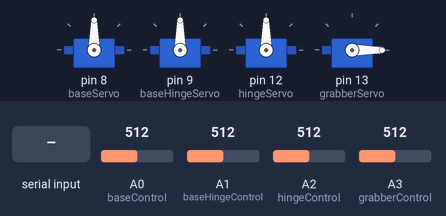
This program was run on a simulated Arduino Uno, built with avr-gcc and run on an emulated ATmega328P. Parts: 4 × servo. Inputs (shaded band) come from the test bench; at power-on: A0 (baseControl) = 512, A1 (baseHingeControl) = 512, A2 (hingeControl) = 512, A3 (grabberControl) = 512.

Above: at 1.2 s.
1.3 s: A0 (baseControl) set to 529
At 1.82 s:
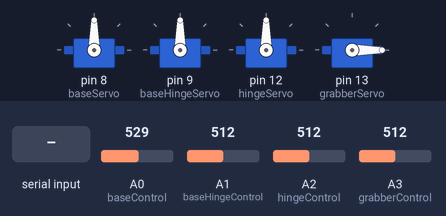
4.3 s: A1 (baseHingeControl) set to 716
At 4.81 s:
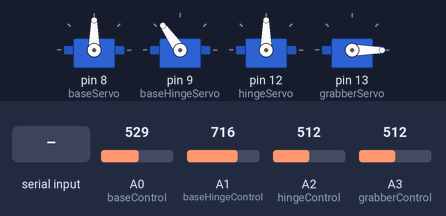
7.3 s: A2 (hingeControl) set to 716
10.3 s: A3 (grabberControl) set to 306
13.3 s: A1 (baseHingeControl) set to 992
At 13.48 s:
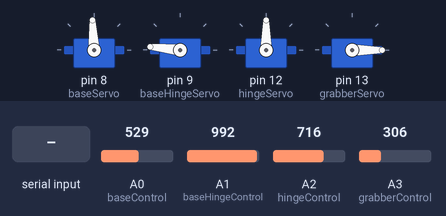
16.3 s: "PC_CONNECT" received over Serial
At 17.1 s:
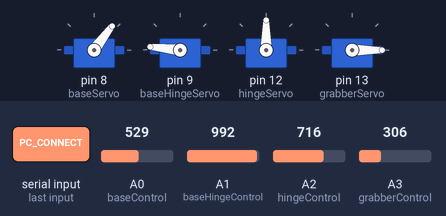
Timing chart, 0 to 20.3 s (numbered marks = the images above; inputs shaded):
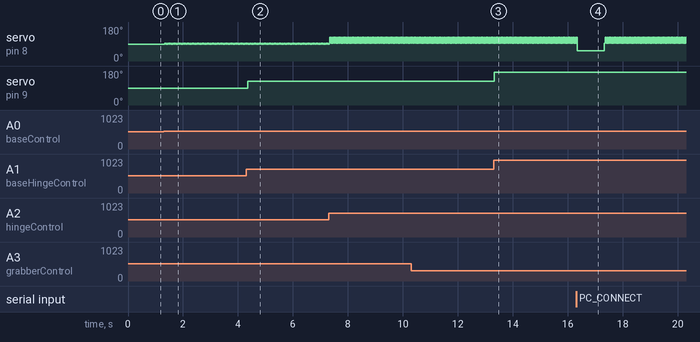

The program:

main.cpp
```cpp
#include <Arduino.h>
#include <Servo.h>
#include <math.h>


// Servo objects for controlling the position
Servo baseServo;
Servo baseHingeServo;
Servo hingeServo;
Servo grabberServo;

// Potentiometer pin positions
int baseControl = A0;
int baseHingeControl = A1;
int hingeControl = A2;
int grabberControl = A3;

// Default angle for servos
int defaultAngle = 90;

int baseCurr = 90;
int baseHingeCurr = 90;
int hingeCurr = 90;
int grabberCurr = 0;

bool shouldUseKeyboard = false;
bool pcConnected = false;

void setup() {

    // Initial Setup
    Serial.begin(9600);
    baseServo.attach(8);
    baseHingeServo.attach(9);
    hingeServo.attach(12);
    grabberServo.attach(13);

    // Set servo roations to a default of 90 degrees
    baseServo.write(defaultAngle);
    baseHingeServo.write(defaultAngle);
    hingeServo.write(defaultAngle);
    grabberServo.write(0);

}

// Check for changes
void checkForUpdates(){
    if (Serial.available() < 1) return;
    const char* str = Serial.readString().c_str();
    Serial.write(str);

    if (str == "PC_CONNECT"){
        pcConnected = true;
    }
    else if (str == "PC_DISCONNECT"){
        pcConnected = false;
    }
    else if (str == "USE_KEYBOARD_ON"){
        shouldUseKeyboard = true;
    }
    else if (str == "USE_KEYBOARD_OFF"){
        shouldUseKeyboard = false;
    }
}

// Check for keyboard input
char keyboardInput(){
    if(Serial.available() > 0){
        char key_input = Serial.read();
        Serial.println("Input: " + key_input);
        return key_input;
    }
    return '+';
}

void loop() {

    checkForUpdates();

    if (shouldUseKeyboard){
        // Keyboard Control
        char control = keyboardInput();
        switch(control){
            // Rotate base hinge forward
            case 'w':
                baseHingeCurr--;
                baseHingeServo.write(baseHingeCurr);
                delay(15);
                break;

            // Rotate base hinge backward
            case 's':
                baseHingeCurr++;
                baseHingeServo.write(baseHingeCurr);
                delay(15);
                break;

            // Rotate base left
            case 'a':
                baseCurr--;
                baseServo.write(baseCurr);
                delay(15);
                break;

            // Rotate base right
            case 'd':
                baseCurr++;
                baseServo.write(baseCurr);
                delay(15);
                break;

            // Rotate arm hinge forward
            case 'i':
                hingeCurr++;
                hingeServo.write(hingeCurr);
                delay(15);
                break;

            // Rotate arm hinge backward
            case 'k':
                hingeCurr--;
                hingeServo.write(hingeCurr);
                delay(15);
                break;

            // Toggle grabber
            case 'g':
                grabberCurr = grabberCurr == 180 ? 0 : 180;
                grabberServo.write(grabberCurr);
                delay(15);
                break;

            // Ignore if no control inputs are given
            default:
                return;
        }
    }
    else{
        // Control Code
        int baseVal = analogRead(baseControl);
        float baseSetVal = map(baseVal, 0, 1023, 0, 180);
        baseServo.write(baseSetVal);
        delay(15);

        int baseHingeVal = analogRead(baseHingeControl);
        float baseHingeSetVal = map(baseHingeVal, 0, 1023, 0, 180);
        baseHingeServo.write(baseHingeSetVal);
        delay(15);

        int hingeVal = analogRead(hingeControl);
        float hingeSetVal = map(hingeVal, 0, 1023, 0, 180);
        baseServo.write(hingeSetVal);
        delay(15);

        int grabberVal = analogRead(grabberControl);
        float grabberSetVal = map(grabberVal, 0, 1023, 0, 180);
        baseServo.write(grabberSetVal);
        delay(15);
    }

}
```

Measured:
- the behaviour switches between 517 and 518 on A0 (baseControl) (found by bisection; images 0 and 1)
- after the input at 1.3 s, servo on pin 8 (baseServo): alternates 93° for 0.03 s and 90° for 0.03 s, starting at once
- after the input at 4.3 s, servo on pin 9 (baseHingeServo): 90° → 125° after 0.06 s
- after the input at 13.3 s, servo on pin 9 (baseHingeServo): 125° → 174° at once
